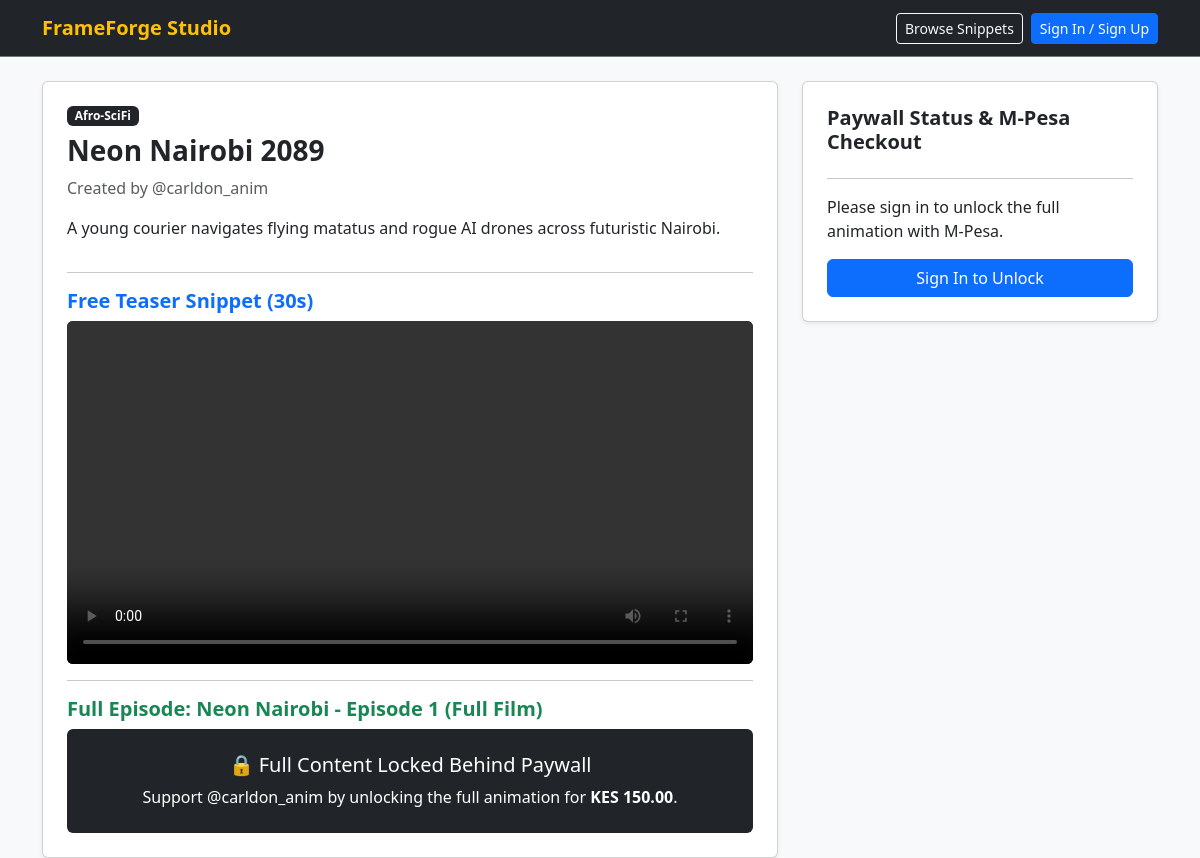
The app's page /watch.php?project_id=1 with its own data.
### tables this page shows
CREATE TABLE projects (
    project_id INT AUTO_INCREMENT PRIMARY KEY,
    creator_id INT NOT NULL,
    genre_id INT NOT NULL,
    title VARCHAR(150) NOT NULL,
    synopsis TEXT,
    status VARCHAR(20) NOT NULL DEFAULT 'draft',
    price DECIMAL(10,2) NOT NULL DEFAULT 0.00,
    created_at TIMESTAMP DEFAULT CURRENT_TIMESTAMP,
    INDEX idx_projects_creator (creator_id),
    INDEX idx_projects_genre (genre_id),
    INDEX idx_projects_status (status),
    CONSTRAINT chk_projects_status CHECK (status IN ('draft', 'in_production', 'pending_review', 'published', 'archived')),
    CONSTRAINT chk_projects_price CHECK (price >= 0.00),
    CONSTRAINT fk_projects_creator FOREIGN KEY (creator_id)
        REFERENCES users(user_id) ON DELETE RESTRICT,
    CONSTRAINT fk_projects_genre FOREIGN KEY (genre_id)
        REFERENCES genres(genre_id) ON DELETE RESTRICT
);

CREATE TABLE genres (
    genre_id INT AUTO_INCREMENT PRIMARY KEY,
    name VARCHAR(50) NOT NULL UNIQUE,
    description TEXT
);

CREATE TABLE users (
    user_id INT AUTO_INCREMENT PRIMARY KEY,
    role_id INT NOT NULL,
    username VARCHAR(50) NOT NULL UNIQUE,
    email VARCHAR(100) NOT NULL UNIQUE,
    password_hash VARCHAR(255) NOT NULL,
    is_active BOOLEAN NOT NULL DEFAULT TRUE,
    created_at TIMESTAMP DEFAULT CURRENT_TIMESTAMP,
    INDEX idx_users_role (role_id),
    CONSTRAINT fk_users_role FOREIGN KEY (role_id)
        REFERENCES roles(role_id) ON DELETE RESTRICT
);

CREATE TABLE content_items (
    content_id INT AUTO_INCREMENT PRIMARY KEY,
    project_id INT NOT NULL,
    title VARCHAR(150) NOT NULL,
    content_type VARCHAR(20) NOT NULL,
    video_url VARCHAR(255) NOT NULL,
    duration_seconds INT,
    is_published BOOLEAN NOT NULL DEFAULT FALSE,
    created_at TIMESTAMP DEFAULT CURRENT_TIMESTAMP,
    INDEX idx_content_project (project_id),
    CONSTRAINT chk_content_type CHECK (content_type IN ('snippet', 'full')),
    CONSTRAINT chk_content_duration CHECK (duration_seconds > 0),
    CONSTRAINT fk_content_project FOREIGN KEY (project_id)
        REFERENCES projects(project_id) ON DELETE CASCADE
);

### config/db.php (called while the page is built, shortened)
<?php
function hasUnlockedProject(PDO $pdo, ?int $userId, int $projectId): bool {
    if (!$userId) return false;
    $stmt = $pdo->prepare("
        SELECT COUNT(*)
        FROM orders o
        INNER JOIN order_items oi ON o.order_id = oi.order_id
        WHERE o.user_id = :uid
          AND oi.project_id = :pid
          AND o.status = 'paid'
    ");
    $stmt->execute([':uid' => $userId, ':pid' => $projectId]);
    return (int)$stmt->fetchColumn() > 0;
}
?>

### watch.php (the view, shortened to what this page needs)
<?php
require_once __DIR__ . '/config/db.php';
$projectId = (int)($_GET['project_id'] ?? 0);
$userId    = $_SESSION['user_id'] ?? null;
$stmt = $pdo->prepare("
    SELECT p.*, g.name AS genre_name, u.username AS animator_name
    FROM projects p
    INNER JOIN genres g ON p.genre_id = g.genre_id
    INNER JOIN users u ON p.creator_id = u.user_id
    WHERE p.project_id = :pid
");
$stmt->execute([':pid' => $projectId]);
$project = $stmt->fetch();
$isUnlocked = hasUnlockedProject($pdo, $userId, $projectId);
$stmtContent = $pdo->prepare("SELECT * FROM content_items WHERE project_id = :pid");
$stmtContent->execute([':pid' => $projectId]);
$contents = $stmtContent->fetchAll();
?>
<!DOCTYPE html>
<html lang="en">
<head>
    <link href="https://cdn.jsdelivr.net/npm/bootstrap@5.3.2/dist/css/bootstrap.min.css" rel="stylesheet">
</head>
<body class="bg-light">
<?php include __DIR__ . '/includes/navbar.php'; ?>
<div class="container">
    <div class="row g-4">
        <div class="col-md-8">
            <div class="card shadow-sm p-4">
                <span class="badge bg-dark align-self-start mb-2"><?= htmlspecialchars($project['genre_name']) ?></span>
                <h3 class="fw-bold"><?= htmlspecialchars($project['title']) ?></h3>
                <p class="text-muted">Created by @<?= htmlspecialchars($project['animator_name']) ?></p>
                <p><?= htmlspecialchars($project['synopsis']) ?></p>
                <?php foreach ($contents as $item): ?>
                    <hr>
                    <?php if ($item['content_type'] === 'snippet'): ?>
                        <h5 class="fw-bold text-primary">Free Teaser Snippet (<?= (int)$item['duration_seconds'] ?>s)</h5>
                        <video controls class="w-100 rounded bg-black" style="max-height:360px;">
                            <source src="<?= htmlspecialchars($item['video_url']) ?>" type="video/mp4">
                        </video>
                    <?php elseif ($item['content_type'] === 'full'): ?>
                        <h5 class="fw-bold text-success">Full Episode: <?= htmlspecialchars($item['title']) ?></h5>
                        <?php if ($isUnlocked): ?>
                            <div class="alert alert-success py-2">Unlocked! Enjoy the full animation below:</div>
                            <video controls class="w-100 rounded bg-black" style="max-height:420px;">
                                <source src="<?= htmlspecialchars($item['video_url']) ?>" type="video/mp4">
                            </video>
                        <?php else: ?>
                            <div class="p-4 bg-dark text-white rounded text-center">
                                <h5>🔒 Full Content Locked Behind Paywall</h5>
                                <p class="mb-0">Support @<?= htmlspecialchars($project['animator_name']) ?> by unlocking the full animation for <strong>KES <?= number_format((float)$project['price'], 2) ?></strong>.</p>
                            </div>
                        <?php endif; ?>
                    <?php endif; ?>
                <?php endforeach; ?>
            </div>
        </div>
        <div class="col-md-4">
            <div class="card shadow-sm p-4">
                <h5 class="fw-bold">Paywall Status & M-Pesa Checkout</h5>
                <hr>
                <?php if ($isUnlocked): ?>
                    <div class="alert alert-success mb-0">
                        <strong>Access Granted:</strong> You have already unlocked this project.
                    </div>
                <?php elseif (!$userId): ?>
                    <p>Please sign in to unlock the full animation with M-Pesa.</p>
                    <a href="account.php" class="btn btn-primary w-100">Sign In to Unlock</a>
                <?php endif; ?>
            </div>
        </div>
    </div>
</div>
</body>
</html>

### records on screen
projects: genre.name "Afro-SciFi", title "Neon Nairobi 2089", creator.username "carldon_anim", synopsis "A young courier navigates flying matatus and rogue AI drones across futuristic Nairobi."
content_items: duration_seconds "30"
content_items: title "Neon Nairobi - Episode 1 (Full Film)", project.price "150.00"
users: username "carldon_anim"
